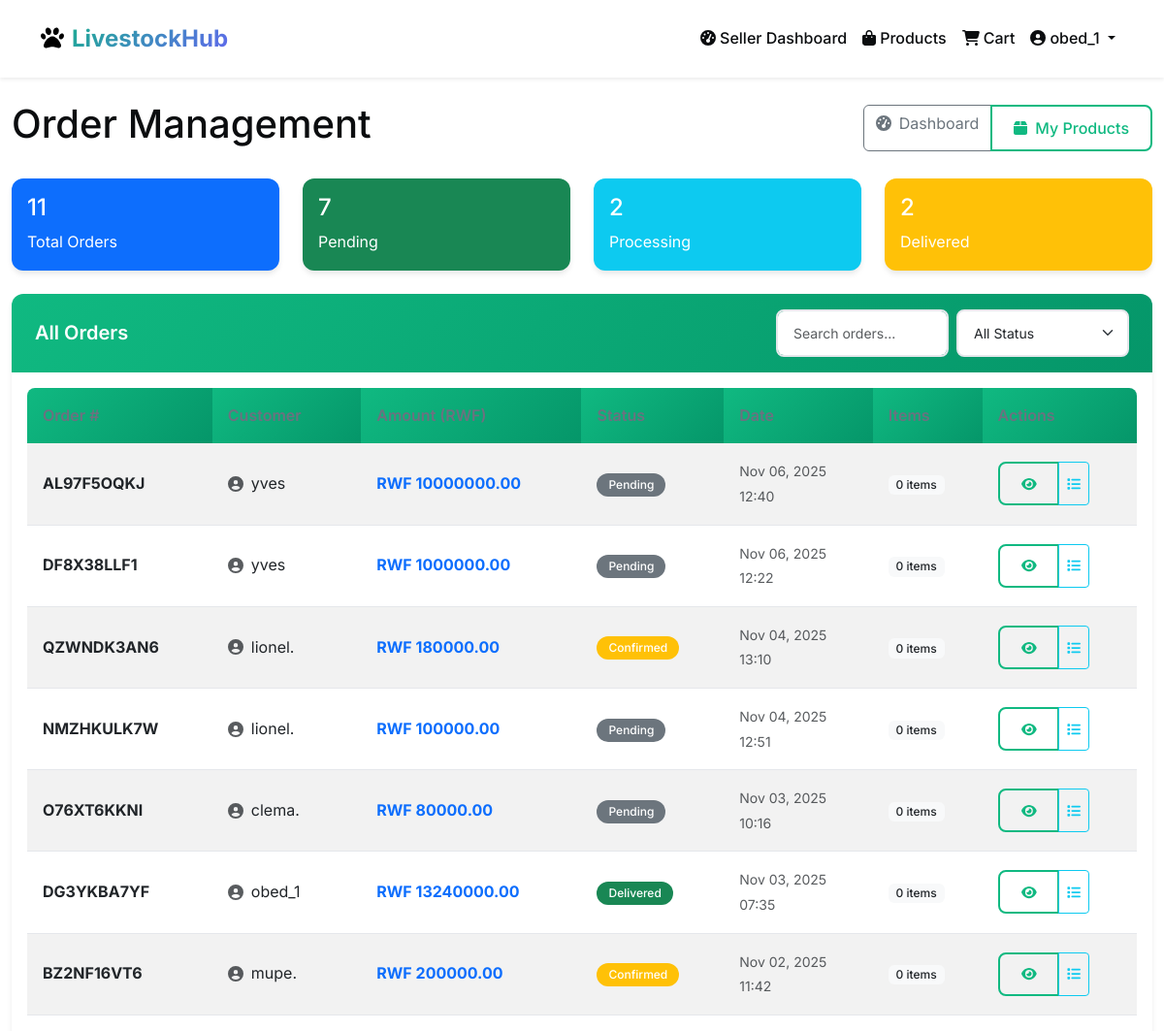
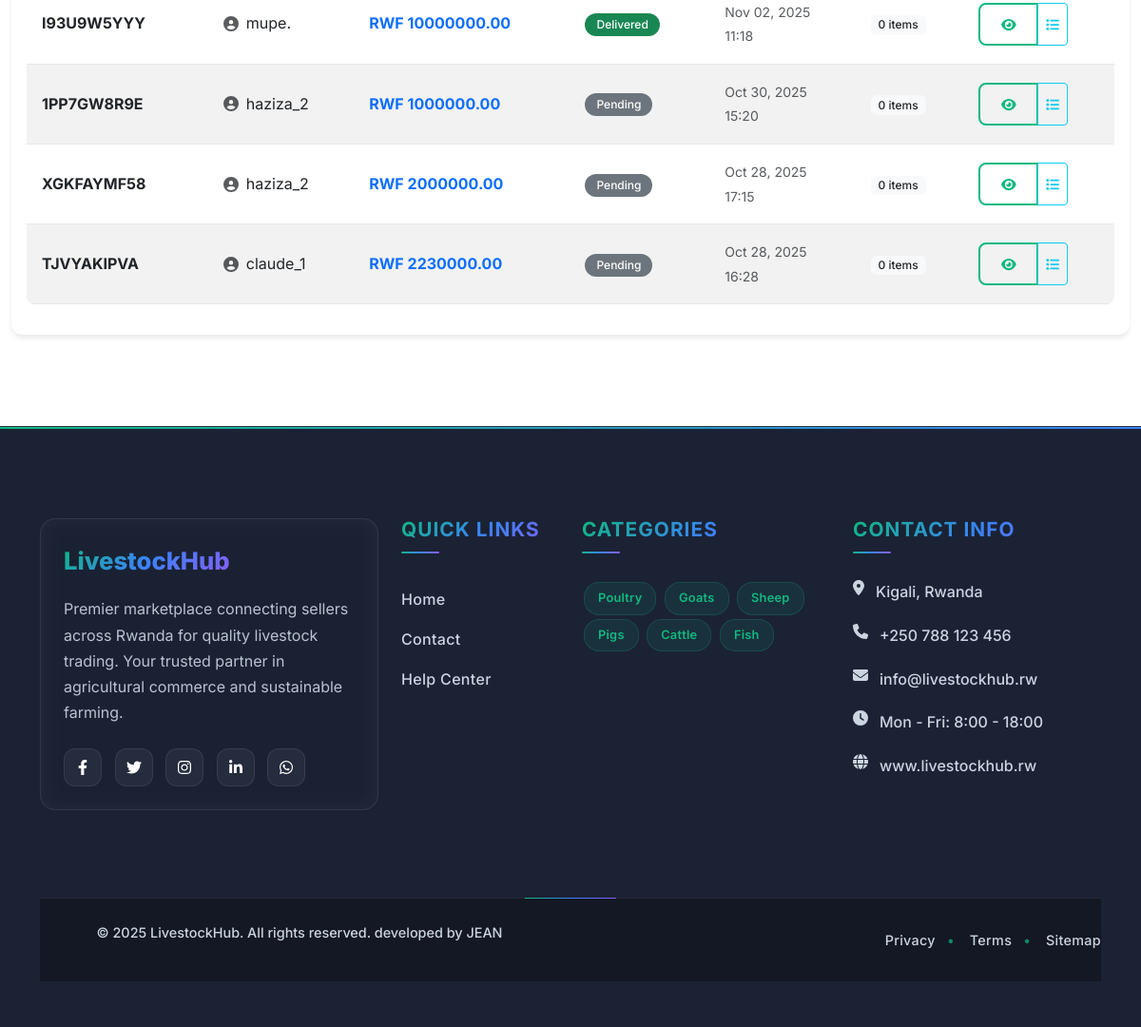
Screenshot of /seller/orders/ (signed in) with the database file from the repository (2 pictures, top to bottom).
### accounts/models.py (models this page shows, shortened)
class User(AbstractUser):
    USER_TYPE_CHOICES = (
        ('customer', 'Customer'),
        ('seller', 'Seller'),
        ('admin', 'Admin'),
    )
    user_type = models.CharField(max_length=20, choices=USER_TYPE_CHOICES, default='customer')
    phone_number = models.CharField(max_length=15, blank=True)
    address = models.TextField(blank=True)
    city = models.CharField(max_length=100, blank=True)
    country = models.CharField(max_length=100, default='Rwanda')
    is_seller_approved = models.BooleanField(default=False)
    created_at = models.DateTimeField(auto_now_add=True)
    updated_at = models.DateTimeField(auto_now=True)

### orders/models.py (models this page shows, shortened)
class Order(models.Model):
    ORDER_STATUS = (
        ('pending', 'Pending'),
        ('confirmed', 'Confirmed'),
        ('processing', 'Processing'),
        ('shipped', 'Shipped'),
        ('delivered', 'Delivered'),
        ('cancelled', 'Cancelled'),
    )
    PAYMENT_METHODS = (
        ('mtn', 'MTN Mobile Money'),
        ('paypal', 'PayPal'),
    )
    customer = models.ForeignKey(User, on_delete=models.CASCADE, related_name='orders')
    order_number = models.CharField(max_length=20, unique=True)
    total_amount = models.DecimalField(max_digits=10, decimal_places=2, validators=[MinValueValidator(0)])
    status = models.CharField(max_length=20, choices=ORDER_STATUS, default='pending')
    payment_method = models.CharField(max_length=20, choices=PAYMENT_METHODS, default='mtn')
    mtn_phone = models.CharField(max_length=15, blank=True)
    payment_status = models.CharField(
        max_length=20,
        choices=(
            ('pending', 'Pending'),
            ('completed', 'Completed'),
            ('failed', 'Failed'),
        ),
        default='pending'
    )
    customer_phone = models.CharField(
        max_length=20,
        blank=True,
        null=True,
        verbose_name="Customer Phone",
        help_text="Customer's main contact number from their profile"
    )
    shipping_address = models.TextField()
    shipping_city = models.CharField(max_length=100)
    shipping_phone = models.CharField(max_length=15)
    notes = models.TextField(blank=True)
    created_at = models.DateTimeField(auto_now_add=True)
    updated_at = models.DateTimeField(auto_now=True)

### marketplace/views.py (the view)
# urls.py: path('seller/orders/', views.seller_orders, name='seller_orders'),
@login_required
def seller_orders(request):
    if request.user.user_type != 'seller' and not request.user.is_staff:
        messages.error(request, "Access denied. Seller account required.")
        return redirect('marketplace:home')
    if not request.user.is_seller_approved:
        messages.warning(request, "Your seller account is pending admin approval.")
        return redirect('marketplace:home')
    orders = Order.objects.filter(
        items__product__seller=request.user
    ).distinct().order_by('-created_at')
    pending_orders = orders.filter(status='pending').count()
    processing_orders = orders.filter(status__in=['confirmed', 'processing', 'shipped']).count()
    delivered_orders = orders.filter(status='delivered').count()
    context = {
        'orders': orders,
        'pending_orders': pending_orders,
        'processing_orders': processing_orders,
        'delivered_orders': delivered_orders,
    }
    return render(request, 'marketplace/seller_orders.html', context)

### marketplace/context_processors.py (called while the page is built)
def cart_item_count(request):
    if request.user.is_authenticated:
        try:
            cart = Cart.objects.get(user=request.user)
            return {'cart_item_count': cart.total_items}
        except Cart.DoesNotExist:
            return {'cart_item_count': 0}
    return {'cart_item_count': 0}

### marketplace/models.py (called while the page is built)
    @property
    def total_items(self):
        return sum(item.quantity for item in self.items.all())

### orders/models.py (called while the page is built)
    @property
    def total_price(self):
        return self.quantity * self.price

### templates/marketplace/seller_orders.html (shortened to what this page needs)
{% extends 'base.html' %}
{% block content %}
<div class="container-fluid mt-4">
    <div class="d-flex justify-content-between align-items-center mb-4">
        <h1>Order Management</h1>
        <div class="btn-group">
            <a href="{% url 'marketplace:seller_dashboard' %}" class="btn btn-outline-secondary">
                <i class="fas fa-tachometer-alt me-2"></i>Dashboard
            </a>
            <a href="{% url 'marketplace:seller_products' %}" class="btn btn-outline-primary">
                <i class="fas fa-box me-2"></i>My Products
            </a>
        </div>
    </div>
    <div class="row mb-4">
        <div class="col-md-3">
            <div class="card bg-primary text-white">
                <div class="card-body">
                    <h4 class="card-title">{{ orders.count }}</h4>
                    <p class="card-text">Total Orders</p>
                </div>
            </div>
        </div>
        <div class="col-md-3">
            <div class="card bg-success text-white">
                <div class="card-body">
                    <h4 class="card-title">{{ pending_orders }}</h4>
                    <p class="card-text">Pending</p>
                </div>
            </div>
        </div>
        <div class="col-md-3">
            <div class="card bg-info text-white">
                <div class="card-body">
                    <h4 class="card-title">{{ processing_orders }}</h4>
                    <p class="card-text">Processing</p>
                </div>
            </div>
        </div>
        <div class="col-md-3">
            <div class="card bg-warning text-white">
                <div class="card-body">
                    <h4 class="card-title">{{ delivered_orders }}</h4>
                    <p class="card-text">Delivered</p>
                </div>
            </div>
        </div>
    </div>
    <div class="card">
        <div class="card-header d-flex justify-content-between align-items-center">
            <h5 class="mb-0">All Orders</h5>
            <div class="d-flex gap-2">
                <input type="text" id="searchOrders" class="form-control form-control-sm" placeholder="Search orders...">
                <select id="statusFilter" class="form-select form-select-sm">
                    <option value="">All Status</option>
                </select>
            </div>
        </div>
        <div class="card-body">
            <div class="table-responsive">
                <table class="table table-striped table-hover">
                    <thead class="table-light">
                        <tr>
                            <th>Order #</th>
                            <th>Customer</th>
                            <th>Amount (RWF)</th>
                            <th>Status</th>
                            <th>Date</th>
                            <th>Items</th>
                            <th>Actions</th>
                        </tr>
                    </thead>
                    <tbody>
                        {% for order in orders %}
                        <tr class="order-row" data-status="{{ order.status }}">
                            <td>
                                <strong class="order-number">{{ order.order_number }}</strong>
                            </td>
                            <td>
                                <div class="d-flex align-items-center">
                                    <i class="fas fa-user-circle text-muted me-2"></i>
                                    {{ order.customer.username }}
                                </div>
                            </td>
                            <td>
                                <strong class="text-primary">RWF {{ order.total_amount }}</strong>
                            </td>
                            <td>
                                <span class="badge status-badge
                                    {% if order.status == 'delivered' %}bg-success
                                    {% elif order.status == 'cancelled' %}bg-danger
                                    {% elif order.status == 'shipped' %}bg-info
                                    {% elif order.status == 'processing' %}bg-primary
                                    {% elif order.status == 'confirmed' %}bg-warning
                                    {% else %}bg-secondary{% endif %}">
                                    {{ order.get_status_display }}
                                </span>
                            </td>
                            <td>
                                <small class="text-muted">
                                    {{ order.created_at|date:"M d, Y" }}<br>
                                    <span class="text-muted">{{ order.created_at|date:"H:i" }}</span>
                                </small>
                            </td>
                            <td>
                                <span class="badge bg-light text-dark">
                                    {% with seller_items=order.items.all %}
                                        {% with seller_item_count=0 %}
                                            {{ seller_item_count }} items
                                        {% endwith %}
                                    {% endwith %}
                                </span>
                            </td>
                            <td>
                                <div class="btn-group btn-group-sm">
                                    <a href="{% url 'marketplace:seller_order_detail' order.id %}"
                                       class="btn btn-outline-primary"
                                       title="View Details">
                                        <i class="fas fa-eye"></i>
                                    </a>
                                    <button type="button"
                                            class="btn btn-outline-info"
                                            data-bs-toggle="modal"
                                            data-bs-target="#orderModal{{ order.id }}"
                                            title="Quick View">
                                        <i class="fas fa-list"></i>
                                    </button>
                                </div>
                            </td>
                        </tr>
                        {% endfor %}
                    </tbody>
                </table>
            </div>
        </div>
    </div>
</div>
{% endblock %}

### templates/base.html (shortened to what this page needs)
<!DOCTYPE html>
{% load static %}
<html lang="en">
<head>
    <link href="https://cdn.jsdelivr.net/npm/bootstrap@5.3.0/dist/css/bootstrap.min.css" rel="stylesheet">
    <link href="https://cdnjs.cloudflare.com/ajax/libs/font-awesome/6.4.0/css/all.min.css" rel="stylesheet">
    <link href="{% static 'css/main.css' %}" rel="stylesheet">
     <link href="{% static 'css/footer.css' %}" rel="stylesheet">
</head>
<body>
    <nav class="navbar navbar-expand-lg navbar-light bg-white shadow-sm py-3">
        <div class="container">
            <a class="navbar-brand gradient-text" href="{% url 'marketplace:home' %}">
                <i class="fas fa-paw me-2"></i>LivestockHub
            </a>
            <div class="collapse navbar-collapse" id="navbarNav">
                <div class="navbar-nav ms-auto">
                    {% if user.is_authenticated %}
                        {% if user.user_type == 'seller' %}
                            <a class="nav-link" href="{% url 'marketplace:seller_dashboard' %}">
                                <i class="fas fa-tachometer-alt me-1"></i>Seller Dashboard
                            </a>
                        {% elif user.user_type == 'customer' %}
                            <a class="nav-link" href="{% url 'marketplace:customer_dashboard' %}">
                                <i class="fas fa-tachometer-alt me-1"></i>Dashboard
                            </a>
                        {% elif user.user_type == 'admin' or user.is_staff %}
                            <a class="nav-link" href="{% url 'dashboard:admin_dashboard' %}">
                                <i class="fas fa-tachometer-alt me-1"></i>Admin Dashboard
                            </a>
                        {% endif %}
                        <a class="nav-link" href="{% url 'marketplace:product_list' %}">
                            <i class="fas fa-shopping-bag me-1"></i>Products
                        </a>
                        <a class="nav-link position-relative" href="{% url 'marketplace:view_cart' %}">
                            <i class="fas fa-shopping-cart me-1"></i>Cart
                        </a>
                        <div class="nav-item dropdown">
                            <a class="nav-link dropdown-toggle" href="#" role="button" data-bs-toggle="dropdown">
                                <i class="fas fa-user-circle me-1"></i>{{ user.username }}
                            </a>
                        </div>
                    {% endif %}
                </div>
            </div>
        </div>
    </nav>
    <main>
        {% block content %}
        {% endblock %}
    </main>
    {% include 'marketplace/includes/footer.html' %}
</body>
</html>

### static/css/main.css (style rules this page uses)
:root { --primary: #10b981; --primary-dark: #059669; --secondary: #6366f1; --dark: #0b0d0f; --light: #f8fafc; --gray: #6b7280; }
body { font-family: 'Inter', sans-serif; background-color: #ffffff; color: var(--dark); line-height: 1.6; }
.navbar-brand { font-weight: 700; font-size: 1.5rem; }
.nav-link { font-weight: 500; padding: 8px 16px; border-radius: 8px; transition: all 0.3s ease; color: var(--dark) !important; }
.btn-outline-primary { border: 2px solid var(--primary); color: var(--primary); border-radius: 8px; padding: 10px 22px; font-weight: 500; transition: all 0.3s ease; }
.card { border: none; border-radius: 12px; box-shadow: 0 4px 6px -1px rgba(0, 0, 0, 0.1), 0 2px 4px -1px rgba(0, 0, 0, 0.06); transition: all 0.3s ease; overflow: hidden; }
.card-header { background: linear-gradient(135deg, var(--primary), var(--primary-dark)); color: white; border-bottom: none; padding: 1rem 1.5rem; }
.card-header h5 { margin: 0; font-weight: 600; }
.gradient-text { background: linear-gradient(135deg, var(--primary), var(--secondary)); -webkit-background-clip: text; -webkit-text-fill-color: transparent; background-clip: text; }
.table { border-radius: 8px; overflow: hidden; }
.table th { background: linear-gradient(135deg, var(--primary), var(--primary-dark)); color: white; border: none; padding: 1rem; font-weight: 600; }
.table td { padding: 1rem; vertical-align: middle; border-color: #e5e7eb; }
.form-control { border: 2px solid #e5e7eb; border-radius: 8px; padding: 12px 16px; transition: all 0.3s ease; }
.form-select { border: 2px solid #e5e7eb; border-radius: 8px; padding: 12px 16px; transition: all 0.3s ease; }
.status-badge { font-size: 0.75rem; font-weight: 500; padding: 6px 12px; border-radius: 20px; }

### templates/marketplace/seller_orders.html (style rules this page uses)
.order-row { transition: all 0.3s ease; }
.status-badge { transition: all 0.3s ease; }
.card { border: none; border-radius: 12px; box-shadow: 0 4px 6px -1px rgba(0, 0, 0, 0.1); }
.table th { border-top: none; font-weight: 600; color: #6b7280; }
.badge { font-weight: 500; }

### rows the page displays
User: username "obed_1"
Order: order_number "AL97F5OQKJ", customer.username "yves", total_amount "10000000.00", status "Pending", created_at "Nov 06, 2025", created_at "12:40", seller_item_count "0"
Order: order_number "DF8X38LLF1", customer.username "yves", total_amount "1000000.00", status "Pending", created_at "Nov 06, 2025", created_at "12:22", seller_item_count "0"
Order: order_number "QZWNDK3AN6", customer.username "lionel.", total_amount "180000.00", status "Confirmed", created_at "Nov 04, 2025", created_at "13:10", seller_item_count "0"
Order: order_number "NMZHKULK7W", customer.username "lionel.", total_amount "100000.00", status "Pending", created_at "Nov 04, 2025", created_at "12:51", seller_item_count "0"
Order: order_number "O76XT6KKNI", customer.username "clema.", total_amount "80000.00", status "Pending", created_at "Nov 03, 2025", created_at "10:16", seller_item_count "0"
Order: order_number "DG3YKBA7YF", customer.username "obed_1", total_amount "13240000.00", status "Delivered", created_at "Nov 03, 2025", created_at "07:35", seller_item_count "0"
Order: order_number "BZ2NF16VT6", customer.username "mupe.", total_amount "200000.00", status "Confirmed", created_at "Nov 02, 2025", created_at "11:42", seller_item_count "0"
Order: order_number "I93U9W5YYY", customer.username "mupe.", total_amount "10000000.00", status "Delivered", created_at "Nov 02, 2025", created_at "11:18", seller_item_count "0"
Order: order_number "1PP7GW8R9E", customer.username "haziza_2", total_amount "1000000.00", status "Pending", created_at "Oct 30, 2025", created_at "15:20", seller_item_count "0"
Order: order_number "XGKFAYMF58", customer.username "haziza_2", total_amount "2000000.00", status "Pending", created_at "Oct 28, 2025", created_at "17:15", seller_item_count "0"
Order: order_number "TJVYAKIPVA", customer.username "claude_1", total_amount "2230000.00", status "Pending", created_at "Oct 28, 2025", created_at "16:28", seller_item_count "0"

### other values shown
{{ orders.count }} "11"
{{ pending_orders }} "7"
{{ processing_orders }} "2"
{{ delivered_orders }} "2"
